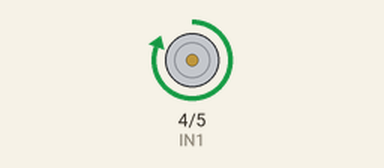
Bench run of a sketch on a simulated Arduino Uno, built with avr-gcc and run on an emulated ATmega328P. Parts: motor-driver pin pairs drawn as motors (green arrow = first pin HIGH = forward, orange = second pin HIGH = backward, longer = more drive, scaled by the enable pin).

Above: at 1.0 s.
At 3.0 s:
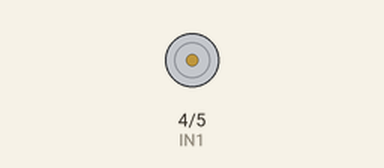
At 5.0 s:
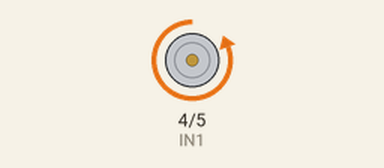
Timing chart, 0 to 7.8 s (numbered marks = the images above):
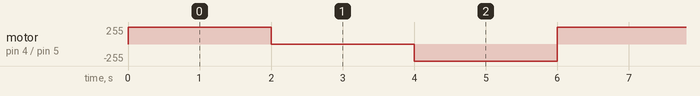

Measured:
- by itself, motor on pin 4 (IN1) / pin 5 (IN2): repeats every 6.0 s: stopped 2.0 s, backward 255/255 2.0 s, forward 255/255 2.0 s

The sketch:

test_motor.ino
```cpp
const int ENA = 3;
const int IN1 = 4;
const int IN2 = 5;


void setup() {
  // put your setup code here, to run once:
  //declarando los pines como salida
  pinMode(ENA, OUTPUT);
  pinMode(IN1, OUTPUT);
  pinMode(IN2, OUTPUT);
  //habilito el motor
  digitalWrite(ENA, 1);
}

void loop() {
  // put your main code here, to run repeatedly:
  //adelante
  digitalWrite(IN1, 1);
  digitalWrite(IN2, 0);
  delay(2000);
  //detenido
  digitalWrite(IN1, 0);
  digitalWrite(IN2, 0);
  delay(2000);
  //atras
  digitalWrite(IN1, 0);
  digitalWrite(IN2, 1);
  delay(2000);

}
```
